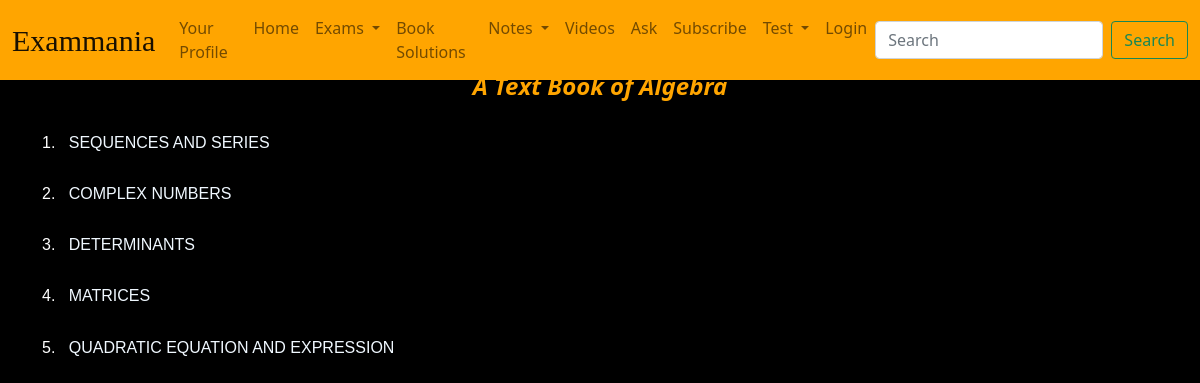
Page /home/chapter-list/A Text Book of Algebra/ on the committed database.
### main/models.py (models this page shows, shortened)
class Book(models.Model):
    name= models.CharField(max_length=250)
    SUBJECT_CHOICES=(
        ('physics', 'Physics'),
        ('chemistry', 'Chemistry'),
        ('math', 'Math'),
    )
    subject= models.CharField(max_length=100, choices=SUBJECT_CHOICES)
    image= models.ImageField(upload_to="images/")

class Chapter(models.Model):
    name= models.CharField(max_length=250)
    book= models.ForeignKey(Book, related_name="chapters", on_delete=models.CASCADE)

### main/views.py (the view)
# urls.py: path("chapter-list/<str:book_name>/", views.chapterlist, name="chapter_list"),
def chapterlist(request, book_name):
  book=Book.objects.get(name=book_name)
  chapters=Chapter.objects.filter(book=book)
  dic= {
    "Chapters":chapters,
    "book":book,
  }
  return render(request, "main/chapterlist.html", dic)

### templates/main/chapterlist.html (shortened to what this page needs)
{% extends 'main/base.html' %}
{% load static %}
{% block extrahead %}
<link rel="stylesheet" href="{% static 'main/css/chapterlist.css' %}">
{% endblock %}
{% block body %}
<div class="container">
  <h1 id="heading">{{ book.name }}</h1>
  {% for chapter in Chapters %}
  <h4 id="chapter_name">{{ forloop.counter }}.&nbsp;&nbsp;<a
      href="{% url 'main:exercise_list' book.name chapter.name %}">
      {{ chapter.name }}</a></h4>
  {% endfor %}
  {% endblock %}

### main/static/main/css/base.css (style rules this page uses)
body { background-color: black; color: white; }

### main/static/main/css/chapterlist.css (style rules this page uses)
#heading { text-align: center; color: orange; font-style: oblique; font-weight: bold; font-size: 1.5rem; }
#chapter_name { padding-top: 1.5rem; font-size: 1rem; font-family: sans-serif }
a { text-decoration: none; color: aliceblue; }

### templates/main/base.html (style rules this page uses)
body { background-image: url(/static/main/images/darkened.png); background-attachment: fixed; background-position: center; background-size: cover; }

### rows in the picture
Book: name "A Text Book of Algebra"
Chapter: name "SEQUENCES AND SERIES"
Chapter: name "COMPLEX NUMBERS"
Chapter: name "DETERMINANTS"
Chapter: name "MATRICES"
Chapter: name "QUADRATIC EQUATION AND EXPRESSION"
